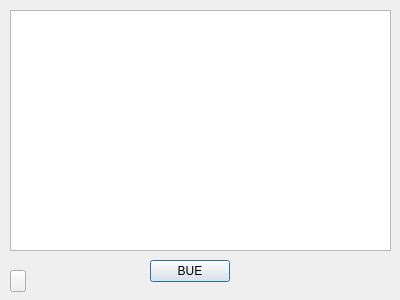
<?xml version="1.0" encoding="UTF-8"?>
<ui version="4.0">
 <class>Cart</class>
 <widget class="QDialog" name="Cart">
  <property name="geometry">
   <rect>
    <x>0</x>
    <y>0</y>
    <width>400</width>
    <height>300</height>
   </rect>
  </property>
  <property name="windowTitle">
   <string>Dialog</string>
  </property>
  <widget class="QTableView" name="tableView">
   <property name="geometry">
    <rect>
     <x>10</x>
     <y>10</y>
     <width>381</width>
     <height>241</height>
    </rect>
   </property>
  </widget>
  <widget class="QPushButton" name="pushButton">
   <property name="geometry">
    <rect>
     <x>150</x>
     <y>260</y>
     <width>80</width>
     <height>22</height>
    </rect>
   </property>
   <property name="text">
    <string>BUE</string>
   </property>
  </widget>
  <widget class="QPushButton" name="pushButton_2">
   <property name="geometry">
    <rect>
     <x>10</x>
     <y>270</y>
     <width>16</width>
     <height>22</height>
    </rect>
   </property>
   <property name="text">
    <string/>
   </property>
  </widget>
 </widget>
 <resources/>
 <connections/>
</ui>
